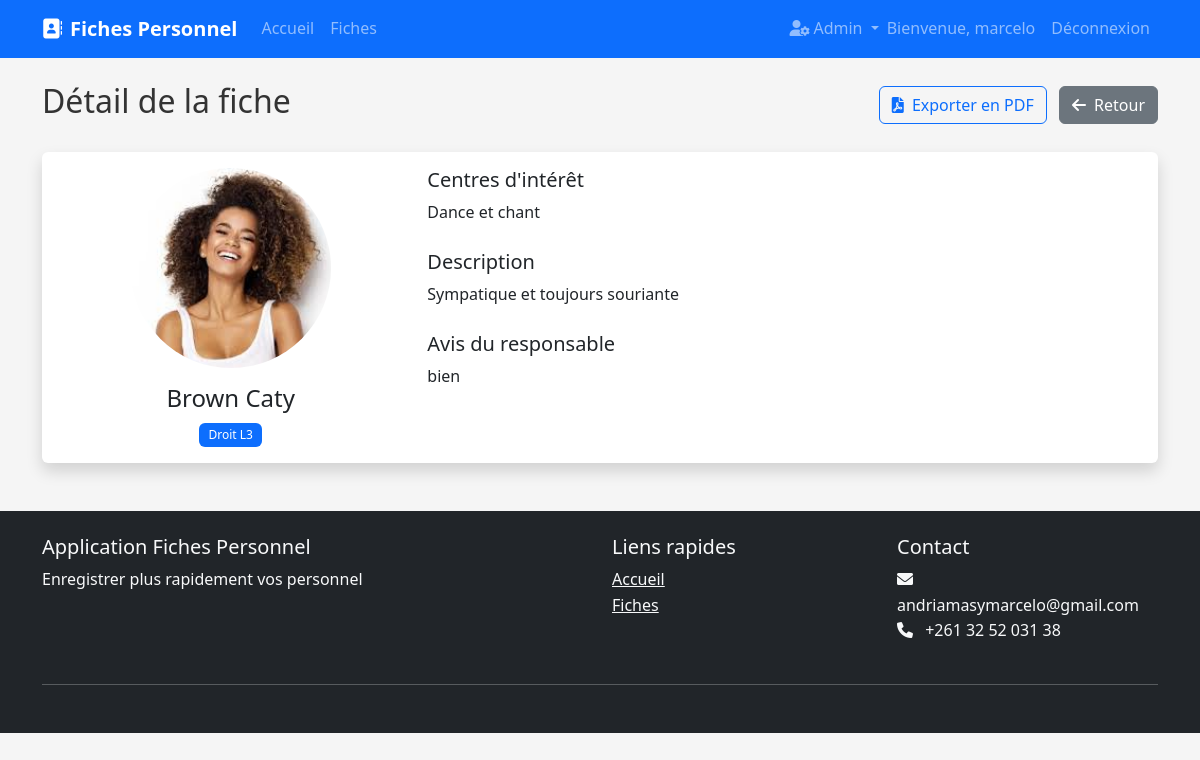
Screenshot of /fiche/2/ (signed in) with the database file from the repository.
### fiches/models.py (models this page shows, shortened)
class Fiche(models.Model):
    FILIERE_CHOICES = [
        ('Informatique', 'Informatique'),
        ('Economie', 'Economie'),
        ('Droit', 'Droit'),
        ('Langue Etrangere applique', 'Langue Etrangere Applique'),
        ('Education', 'Education'),
        ('Communication', 'Communication'),
        ('Agronomie', 'Agronomie'),
    ]
    niveau_CHOICES=[('L2','L2'),('L3','L3')]
    nom = models.CharField(max_length=100)
    prenom = models.CharField(max_length=100)
    photo = models.ImageField(upload_to='photos/', blank=True, null=True)
    filiere = models.CharField(max_length=100, choices=FILIERE_CHOICES)
    niveau = models.CharField(max_length=10, choices=niveau_CHOICES)
    interets = models.TextField(blank=True)
    description = models.TextField(blank=True)
    avis_responsable = models.TextField(blank=True)
    created_at = models.DateTimeField(auto_now_add=True)
    updated_at = models.DateTimeField(auto_now=True)
    class Meta:
        ordering = ['nom', 'prenom']

### fiches/views.py (the view)
# urls.py: path('fiche/<int:pk>/', views.FicheDetailView.as_view(), name='fiche-detail'),
class FicheDetailView(LoginRequiredMixin, DetailView):
    model = Fiche
    template_name = 'fiches/fiche_detail.html'

### fiches/templates/fiches/fiche_detail.html
{% extends "fiches/base.html" %} {% block content %}
<div class="d-flex justify-content-between align-items-center mb-4">
  <h2>Détail de la fiche</h2>
  <div>
    <a
      href="{% url 'export-pdf' fiche.id %}"
      class="btn btn-outline-primary me-2"
    >
      <i class="fas fa-file-pdf me-1"></i> Exporter en PDF
    </a>
    <a href="{% url 'fiche-list' %}" class="btn btn-secondary">
      <i class="fas fa-arrow-left me-1"></i> Retour
    </a>
  </div>
</div>
<div class="card shadow">
  <div class="card-body">
    <div class="row">
      <div class="col-md-4 text-center">
        {% if fiche.photo %}
        <img
          src="{{ fiche.photo.url }}"
          class="img-fluid rounded-circle mb-3"
          alt="Photo de profil"
          style="width: 200px; height: 200px; object-fit: cover"
        />
        {% else %}
        <img
          src="https://via.placeholder.com/200"
          class="img-fluid rounded-circle mb-3"
          alt="Photo de profil"
        />
        {% endif %}
        <h4>{{ fiche.prenom }} {{ fiche.nom }}</h4>
        <span class="badge bg-primary">{{ fiche.filiere }} {{ fiche.niveau }}</span>
      </div>
      <div class="col-md-8">
        <div class="mb-4">
          <h5>Centres d'intérêt</h5>
          <p>{{ fiche.interets|default:"Aucun centre d'intérêt spécifié" }}</p>
        </div>
        <div class="mb-4">
          <h5>Description</h5>
          <p>{{ fiche.description|default:"Aucune description disponible" }}</p>
        </div>
        <div>
          <h5>Avis du responsable</h5>
          <p>{{ fiche.avis_responsable|default:"Aucun avis disponible" }}</p>
        </div>
      </div>
    </div>
  </div>
</div>
{% endblock %}

### fiches/templates/fiches/base.html (shortened to what this page needs)
<!DOCTYPE html>
<html lang="fr">
  <head>
    <link
      href="https://cdn.jsdelivr.net/npm/bootstrap@5.3.0-alpha1/dist/css/bootstrap.min.css"
      rel="stylesheet"
    />
    <link
      rel="stylesheet"
      href="https://cdnjs.cloudflare.com/ajax/libs/font-awesome/6.0.0/css/all.min.css"
    />
    {% load static %}
    <link rel="stylesheet" href="{% static 'fiches/css/style.css' %}" />
  </head>
  <body>
    <nav class="navbar navbar-expand-lg navbar-dark bg-primary sticky-top">
      <div class="container">
        <a class="navbar-brand" href="{% url 'home' %}">
          <i class="fas fa-address-book me-2"></i>Fiches Personnel
        </a>
        <div class="collapse navbar-collapse" id="navbarNav">
          <ul class="navbar-nav me-auto">
            <li class="nav-item">
              <a
                class="nav-link {% if request.resolver_match.url_name == 'home' %}active{% endif %}"
                href="{% url 'home' %}"
                >Accueil</a
              >
            </li>
            <li class="nav-item">
              <a
                class="nav-link {% if request.resolver_match.url_name == 'fiche-list' %}active{% endif %}"
                href="{% url 'fiche-list' %}"
                >Fiches</a
              >
            </li>
          </ul>
          <div class="navbar-nav">
            {% if user.is_authenticated %} {% if user.is_staff or user.is_superuser %}
            <div class="nav-item dropdown">
              <a
                class="nav-link dropdown-toggle"
                href="#"
                role="button"
                data-bs-toggle="dropdown"
              >
                <i class="fas fa-user-cog me-1"></i>Admin
              </a>
            </div>
            <span class="navbar-text me-2">Bienvenue, {{ user.username }}</span>
            <a class="nav-link" href="{% url 'logout' %}">Déconnexion</a>
            {% endif %}
            {% else %}
            <a class="nav-link" href="{% url 'login' %}">Connexion</a>
            <a class="nav-link" href="{% url 'register' %}">Inscription</a>
            {% endif %}
          </div>
        </div>
      </div>
    </nav>
    <div class="container mt-4">
       {% block content %}{% endblock %}
    </div>
    <footer class="bg-dark text-light py-4 mt-5">
      <div class="container">
        <div class="row">
          <div class="col-md-6">
            <h5>Application Fiches Personnel</h5>
            <p>
              Enregistrer plus rapidement vos personnel
            </p>
          </div>
          <div class="col-md-3">
            <h5>Liens rapides</h5>
            <ul class="list-unstyled">
              <li><a href="{% url 'home' %}" class="text-light">Accueil</a></li>
              <li>
                <a href="{% url 'fiche-list' %}" class="text-light">Fiches</a>
              </li>
            </ul>
          </div>
          <div class="col-md-3">
            <h5>Contact</h5>
            <ul class="list-unstyled">
              <li><i class="fas fa-envelope me-2"></i> andriamasymarcelo@gmail.com</li>
              <li><i class="fas fa-phone me-2"></i> +261 32 52 031 38</li>
            </ul>
          </div>
        </div>
        <hr class="my-4" />
      </div>
    </footer>
  </body>
</html>

### fiches/static/fiches/css/style.css (style rules this page uses)
:root { --primary-color: #0d6efd; --secondary-color: #6c757d; --success-color: #198754; --danger-color: #dc3545; --warning-color: #ffc107; --info-color: #0dcaf0; --light-color: #f8f9fa; --dark-color: #212529; }
body { font-family: 'Segoe UI', Tahoma, Geneva, Verdana, sans-serif; background-color: #f5f5f5; color: #333; line-height: 1.6; }
.card { border: none; transition: transform 0.3s, box-shadow 0.3s; }
.navbar-brand { font-weight: 600; }
.btn { border-radius: 6px; font-weight: 500; transition: all 0.3s; }
.badge { font-weight: 500; padding: 0.5em 0.75em; }
footer { margin-top: auto; }

### rows the page displays
Fiche: photo (picture), prenom "Brown", nom "Caty", filiere "Droit", niveau "L3", interets "Dance et chant", description "Sympatique et toujours souriante", avis_responsable "bien"

### other values shown
{{ user.username }} "marcelo"
